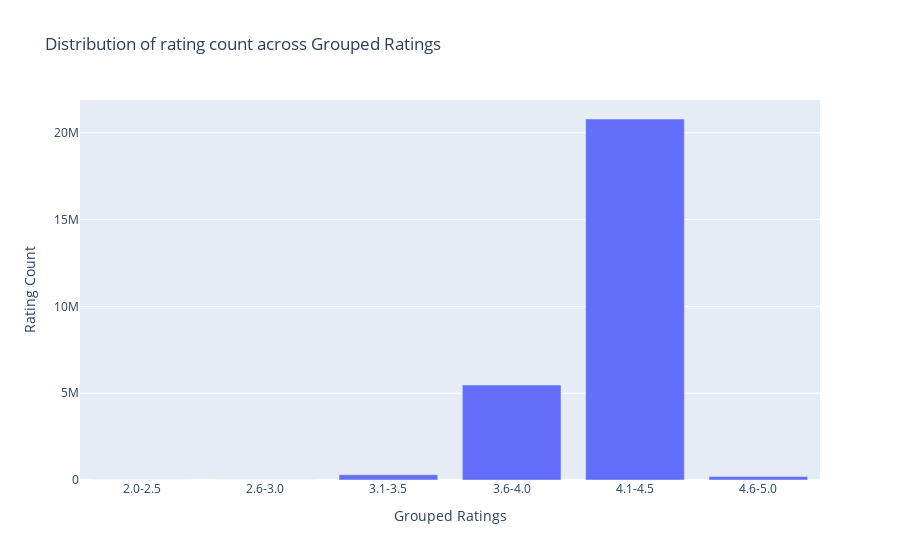

The notebook cell this image was saved under:
### Markdown cell above
Q3: What rating has the highest rating count?

### Code cell
#using the grouped rating for this analysis
result=df[['rating_Group','rating_count']].\
groupby(['rating_Group']).agg('sum')
result.reset_index(inplace=True)

fig=px.bar(result,x='rating_Group',y='rating_count',
          labels={'rating_Group':'Grouped Ratings','rating_count':'Rating Count'},
          title='Distribution of rating count across Grouped Ratings')
fig.show()

### Figure 1 — Plotly figure (JSON) as saved in the notebook; plotly's stock layout.template omitted (floating-point values rounded to 4 significant figures)
{"data": [{"alignmentgroup": "True", "hovertemplate": "Grouped Ratings=%{x}<br>Rating Count=%{y}<extra></extra>", "legendgroup": "", "marker": {"color": "#636efa", "pattern": {"shape": ""}}, "name": "", "offsetgroup": "", "orientation": "v", "showlegend": false, "textposition": "auto", "type": "bar", "x": ["2.0-2.5", "2.6-3.0", "3.1-3.5", "3.6-4.0", "4.1-4.5", "4.6-5.0"], "xaxis": "x", "y": [15, 1780, 303840, 5468904, 20793224, 197622], "yaxis": "y"}], "layout": {"barmode": "relative", "legend": {"tracegroupgap": 0}, "title": {"text": "Distribution of rating count across Grouped Ratings"}, "xaxis": {"anchor": "y", "domain": [0, 1], "title": {"text": "Grouped Ratings"}}, "yaxis": {"anchor": "x", "domain": [0, 1], "title": {"text": "Rating Count"}}}}
